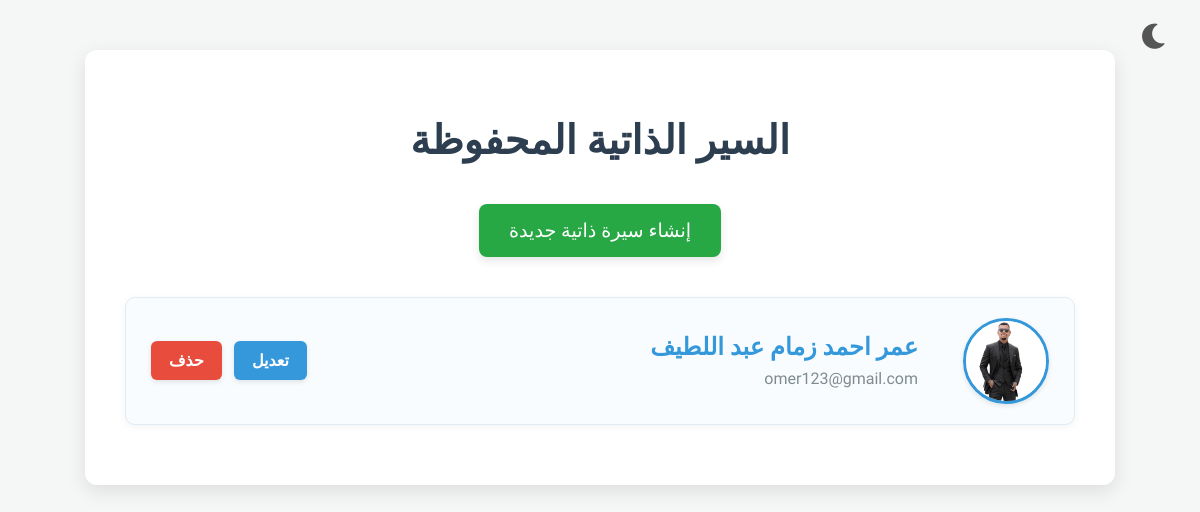
The app's page /, older data.
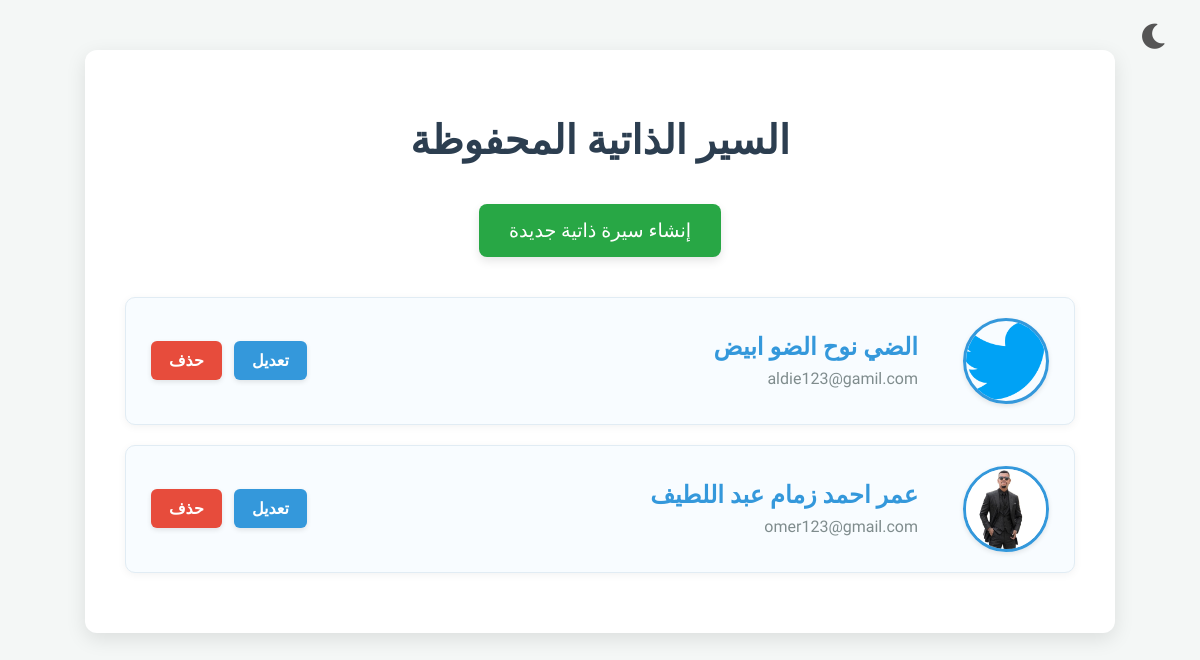
The same page, newer data.
### app.py (models this page shows, shortened)
class CV(db.Model):
    id = db.Column(db.Integer, primary_key=True)
    full_name = db.Column(db.String(100), nullable=False)
    email = db.Column(db.String(100))
    phone = db.Column(db.String(20))
    address = db.Column(db.String(200))
    date_of_birth = db.Column(db.Date)
    linkedin_profile = db.Column(db.String(255))
    github_profile = db.Column(db.String(255))
    education = db.Column(db.Text)
    experience = db.Column(db.Text)
    skills = db.Column(db.Text)
    image_filename = db.Column(db.String(255)) # اسم ملف الصورة الشخصية
    certificate_images = db.relationship('CertificateImage', backref='cv', lazy=True, cascade='all, delete-orphan')

### app.py (the view)
@app.route('/')
def index():
    cvs = CV.query.order_by(CV.full_name).all()
    return render_template('index.html', cvs=cvs)

### templates/index.html (shortened to what this page needs)
<!DOCTYPE html>
<html lang="ar" dir="rtl">
<head>
    <link rel="stylesheet" href="https://cdnjs.cloudflare.com/ajax/libs/font-awesome/6.0.0-beta3/css/all.min.css">
</head>
<body>
    <button id="darkModeToggle" class="dark-mode-toggle">
        <i class="fas fa-moon"></i>
    </button>
    <div class="container">
        <h1>السير الذاتية المحفوظة</h1>
        <a href="{{ url_for('create_cv') }}" class="add-button">إنشاء سيرة ذاتية جديدة</a>
        {% if cvs %}
            <ul class="cv-list">
                {% for cv in cvs %}
                    <li class="cv-item">
                        <a href="{{ url_for('view_cv', cv_id=cv.id) }}" class="cv-link">
                            {% if cv.image_filename %}
                                <img src="{{ url_for('static', filename='uploads/' + cv.image_filename) }}" alt="الصورة الشخصية">
                            {% else %}
                                <img src="https://via.placeholder.com/80/f0f0f0/ffffff?text=صورة" alt="لا توجد صورة">
                            {% endif %}
                            <div class="cv-info">
                                <h3>{{ cv.full_name }}</h3>
                                <p>{{ cv.email }}</p>
                            </div>
                        </a>
                        <div class="cv-actions">
                            <a href="{{ url_for('edit_cv', cv_id=cv.id) }}" class="action-button edit-button">تعديل</a>
                            <form action="{{ url_for('delete_cv', cv_id=cv.id) }}" method="POST" onsubmit="return confirm('هل أنت متأكد أنك تريد حذف هذه السيرة الذاتية؟ هذا الإجراء لا يمكن التراجع عنه.');">
                                <button type="submit" class="action-button delete-button">حذف</button>
                            </form>
                        </div>
                    </li>
                {% endfor %}
            </ul>
        {% else %}
            <p class="no-cv-message">لا توجد أي سيرة ذاتية محفوظة حتى الآن.</p>
        {% endif %}
    </div>
</body>
</html>

Row changes from the older to the newer data that the page shows:
added CV: image_filename (picture), full_name "الضي نوح الضو ابيض", email "aldie123@gamil.com"
